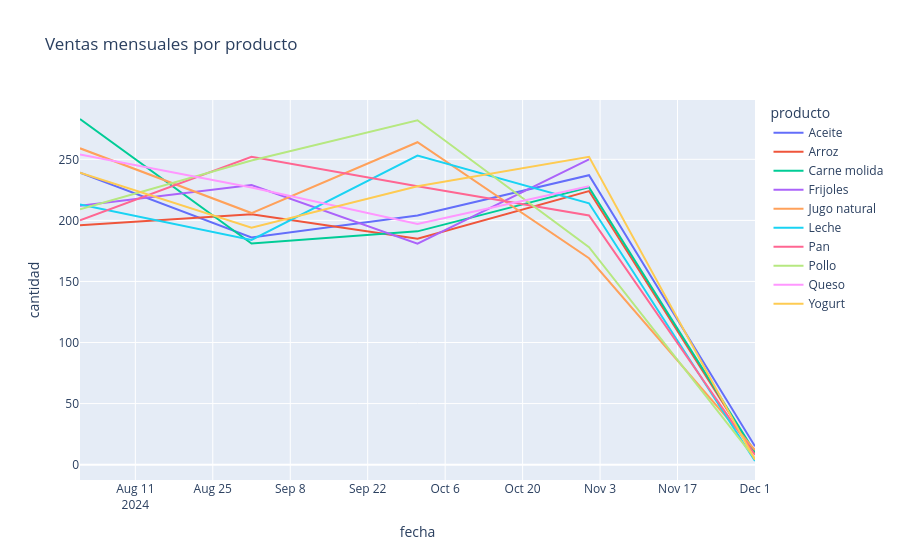

The cell this chart's notebook holds for it:
### Markdown cell above
Mostrar cómo se comportaron las ventas a lo largo del tiempo.

### Code cell
import plotly.express as px

fig = px.line(ventas_mensuales, x="fecha", y="cantidad", color="producto", title="Ventas mensuales por producto")
fig.show()

### Figure 1 — Plotly figure (JSON) as saved in the notebook; plotly's stock layout.template omitted (floating-point values rounded to 4 significant figures)
{"data": [{"hovertemplate": "producto=Aceite<br>fecha=%{x}<br>cantidad=%{y}<extra></extra>", "legendgroup": "Aceite", "line": {"color": "#636efa", "dash": "solid"}, "marker": {"symbol": "circle"}, "mode": "lines", "name": "Aceite", "orientation": "v", "showlegend": true, "type": "scatter", "x": ["2024-08-01T00:00:00.000000000", "2024-09-01T00:00:00.000000000", "2024-10-01T00:00:00.000000000", "2024-11-01T00:00:00.000000000", "2024-12-01T00:00:00.000000000"], "xaxis": "x", "y": [239, 186, 204, 237, 15], "yaxis": "y"}, {"hovertemplate": "producto=Arroz<br>fecha=%{x}<br>cantidad=%{y}<extra></extra>", "legendgroup": "Arroz", "line": {"color": "#EF553B", "dash": "solid"}, "marker": {"symbol": "circle"}, "mode": "lines", "name": "Arroz", "orientation": "v", "showlegend": true, "type": "scatter", "x": ["2024-08-01T00:00:00.000000000", "2024-09-01T00:00:00.000000000", "2024-10-01T00:00:00.000000000", "2024-11-01T00:00:00.000000000", "2024-12-01T00:00:00.000000000"], "xaxis": "x", "y": [196, 205, 185, 224, 9], "yaxis": "y"}, {"hovertemplate": "producto=Carne molida<br>fecha=%{x}<br>cantidad=%{y}<extra></extra>", "legendgroup": "Carne molida", "line": {"color": "#00cc96", "dash": "solid"}, "marker": {"symbol": "circle"}, "mode": "lines", "name": "Carne molida", "orientation": "v", "showlegend": true, "type": "scatter", "x": ["2024-08-01T00:00:00.000000000", "2024-09-01T00:00:00.000000000", "2024-10-01T00:00:00.000000000", "2024-11-01T00:00:00.000000000", "2024-12-01T00:00:00.000000000"], "xaxis": "x", "y": [283, 181, 191, 227, 10], "yaxis": "y"}, {"hovertemplate": "producto=Frijoles<br>fecha=%{x}<br>cantidad=%{y}<extra></extra>", "legendgroup": "Frijoles", "line": {"color": "#ab63fa", "dash": "solid"}, "marker": {"symbol": "circle"}, "mode": "lines", "name": "Frijoles", "orientation": "v", "showlegend": true, "type": "scatter", "x": ["2024-08-01T00:00:00.000000000", "2024-09-01T00:00:00.000000000", "2024-10-01T00:00:00.000000000", "2024-11-01T00:00:00.000000000"], "xaxis": "x", "y": [212, 229, 181, 250], "yaxis": "y"}, {"hovertemplate": "producto=Jugo natural<br>fecha=%{x}<br>cantidad=%{y}<extra></extra>", "legendgroup": "Jugo natural", "line": {"color": "#FFA15A", "dash": "solid"}, "marker": {"symbol": "circle"}, "mode": "lines", "name": "Jugo natural", "orientation": "v", "showlegend": true, "type": "scatter", "x": ["2024-08-01T00:00:00.000000000", "2024-09-01T00:00:00.000000000", "2024-10-01T00:00:00.000000000", "2024-11-01T00:00:00.000000000", "2024-12-01T00:00:00.000000000"], "xaxis": "x", "y": [259, 206, 264, 169, 12], "yaxis": "y"}, {"hovertemplate": "producto=Leche<br>fecha=%{x}<br>cantidad=%{y}<extra></extra>", "legendgroup": "Leche", "line": {"color": "#19d3f3", "dash": "solid"}, "marker": {"symbol": "circle"}, "mode": "lines", "name": "Leche", "orientation": "v", "showlegend": true, "type": "scatter", "x": ["2024-08-01T00:00:00.000000000", "2024-09-01T00:00:00.000000000", "2024-10-01T00:00:00.000000000", "2024-11-01T00:00:00.000000000", "2024-12-01T00:00:00.000000000"], "xaxis": "x", "y": [213, 184, 253, 214, 3], "yaxis": "y"}, {"hovertemplate": "producto=Pan<br>fecha=%{x}<br>cantidad=%{y}<extra></extra>", "legendgroup": "Pan", "line": {"color": "#FF6692", "dash": "solid"}, "marker": {"symbol": "circle"}, "mode": "lines", "name": "Pan", "orientation": "v", "showlegend": true, "type": "scatter", "x": ["2024-08-01T00:00:00.000000000", "2024-09-01T00:00:00.000000000", "2024-10-01T00:00:00.000000000", "2024-11-01T00:00:00.000000000", "2024-12-01T00:00:00.000000000"], "xaxis": "x", "y": [200, 252, 228, 204, 8], "yaxis": "y"}, {"hovertemplate": "producto=Pollo<br>fecha=%{x}<br>cantidad=%{y}<extra></extra>", "legendgroup": "Pollo", "line": {"color": "#B6E880", "dash": "solid"}, "marker": {"symbol": "circle"}, "mode": "lines", "name": "Pollo", "orientation": "v", "showlegend": true, "type": "scatter", "x": ["2024-08-01T00:00:00.000000000", "2024-09-01T00:00:00.000000000", "2024-10-01T00:00:00.000000000", "2024-11-01T00:00:00.000000000", "2024-12-01T00:00:00.000000000"], "xaxis": "x", "y": [209, 249, 282, 178, 5], "yaxis": "y"}, {"hovertemplate": "producto=Queso<br>fecha=%{x}<br>cantidad=%{y}<extra></extra>", "legendgroup": "Queso", "line": {"color": "#FF97FF", "dash": "solid"}, "marker": {"symbol": "circle"}, "mode": "lines", "name": "Queso", "orientation": "v", "showlegend": true, "type": "scatter", "x": ["2024-08-01T00:00:00.000000000", "2024-09-01T00:00:00.000000000", "2024-10-01T00:00:00.000000000", "2024-11-01T00:00:00.000000000"], "xaxis": "x", "y": [254, 227, 197, 228], "yaxis": "y"}, {"hovertemplate": "producto=Yogurt<br>fecha=%{x}<br>cantidad=%{y}<extra></extra>", "legendgroup": "Yogurt", "line": {"color": "#FECB52", "dash": "solid"}, "marker": {"symbol": "circle"}, "mode": "lines", "name": "Yogurt", "orientation": "v", "showlegend": true, "type": "scatter", "x": ["2024-08-01T00:00:00.000000000", "2024-09-01T00:00:00.000000000", "2024-10-01T00:00:00.000000000", "2024-11-01T00:00:00.000000000", "2024-12-01T00:00:00.000000000"], "xaxis": "x", "y": [239, 194, 228, 252, 4], "yaxis": "y"}], "layout": {"legend": {"title": {"text": "producto"}, "tracegroupgap": 0}, "title": {"text": "Ventas mensuales por producto"}, "xaxis": {"anchor": "y", "domain": [0, 1], "title": {"text": "fecha"}}, "yaxis": {"anchor": "x", "domain": [0, 1], "title": {"text": "cantidad"}}}}
